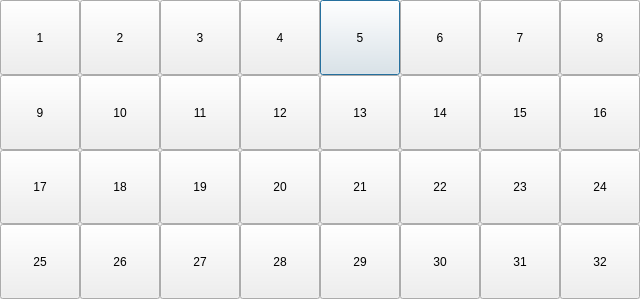
<?xml version="1.0" encoding="UTF-8"?>
<ui version="4.0">
    <class>ColorShapePicker</class>
    <widget class="QDialog" name="ColorShapePicker">
        <property name="geometry">
            <rect>
                <x>0</x>
                <y>0</y>
                <width>602</width>
                <height>299</height>
            </rect>
        </property>
        <property name="windowTitle">
            <string>Color shape picker</string>
        </property>
        <layout class="QVBoxLayout" name="verticalLayout">
            <property name="spacing">
                <number>6</number>
            </property>
            <property name="leftMargin">
                <number>0</number>
            </property>
            <property name="topMargin">
                <number>0</number>
            </property>
            <property name="rightMargin">
                <number>0</number>
            </property>
            <property name="bottomMargin">
                <number>0</number>
            </property>
            <item>
                <layout class="QGridLayout" name="colorPicker_gridLayout">
                    <property name="spacing">
                        <number>0</number>
                    </property>
                    <item row="0" column="13">
                        <widget class="QPushButton" name="pushButton_5">
                            <property name="sizePolicy">
                                <sizepolicy hsizetype="Expanding" vsizetype="MinimumExpanding">
                                    <horstretch>0</horstretch>
                                    <verstretch>0</verstretch>
                                </sizepolicy>
                            </property>
                            <property name="text">
                                <string>5</string>
                            </property>
                            <property name="flat">
                                <bool>false</bool>
                            </property>
                        </widget>
                    </item>
                    <item row="0" column="18">
                        <widget class="QPushButton" name="pushButton_8">
                            <property name="sizePolicy">
                                <sizepolicy hsizetype="Expanding" vsizetype="MinimumExpanding">
                                    <horstretch>0</horstretch>
                                    <verstretch>0</verstretch>
                                </sizepolicy>
                            </property>
                            <property name="text">
                                <string>8</string>
                            </property>
                            <property name="flat">
                                <bool>false</bool>
                            </property>
                        </widget>
                    </item>
                    <item row="1" column="5">
                        <widget class="QPushButton" name="pushButton_9">
                            <property name="sizePolicy">
                                <sizepolicy hsizetype="Expanding" vsizetype="MinimumExpanding">
                                    <horstretch>0</horstretch>
                                    <verstretch>0</verstretch>
                                </sizepolicy>
                            </property>
                            <property name="text">
                                <string>9</string>
                            </property>
                            <property name="flat">
                                <bool>false</bool>
                            </property>
                        </widget>
                    </item>
                    <item row="1" column="10">
                        <widget class="QPushButton" name="pushButton_12">
                            <property name="sizePolicy">
                                <sizepolicy hsizetype="Expanding" vsizetype="MinimumExpanding">
                                    <horstretch>0</horstretch>
                                    <verstretch>0</verstretch>
                                </sizepolicy>
                            </property>
                            <property name="text">
                                <string>12</string>
                            </property>
                            <property name="flat">
                                <bool>false</bool>
                            </property>
                        </widget>
                    </item>
                    <item row="1" column="18">
                        <widget class="QPushButton" name="pushButton_16">
                            <property name="sizePolicy">
                                <sizepolicy hsizetype="Expanding" vsizetype="MinimumExpanding">
                                    <horstretch>0</horstretch>
                                    <verstretch>0</verstretch>
                                </sizepolicy>
                            </property>
                            <property name="text">
                                <string>16</string>
                            </property>
                            <property name="flat">
                                <bool>false</bool>
                            </property>
                        </widget>
                    </item>
                    <item row="1" column="16">
                        <widget class="QPushButton" name="pushButton_15">
                            <property name="sizePolicy">
                                <sizepolicy hsizetype="Expanding" vsizetype="MinimumExpanding">
                                    <horstretch>0</horstretch>
                                    <verstretch>0</verstretch>
                                </sizepolicy>
                            </property>
                            <property name="text">
                                <string>15</string>
                            </property>
                            <property name="flat">
                                <bool>false</bool>
                            </property>
                        </widget>
                    </item>
                    <item row="1" column="13">
                        <widget class="QPushButton" name="pushButton_13">
                            <property name="sizePolicy">
                                <sizepolicy hsizetype="Expanding" vsizetype="MinimumExpanding">
                                    <horstretch>0</horstretch>
                                    <verstretch>0</verstretch>
                                </sizepolicy>
                            </property>
                            <property name="text">
                                <string>13</string>
                            </property>
                            <property name="flat">
                                <bool>false</bool>
                            </property>
                        </widget>
                    </item>
                    <item row="2" column="16">
                        <widget class="QPushButton" name="pushButton_23">
                            <property name="sizePolicy">
                                <sizepolicy hsizetype="Expanding" vsizetype="MinimumExpanding">
                                    <horstretch>0</horstretch>
                                    <verstretch>0</verstretch>
                                </sizepolicy>
                            </property>
                            <property name="text">
                                <string>23</string>
                            </property>
                            <property name="flat">
                                <bool>false</bool>
                            </property>
                        </widget>
                    </item>
                    <item row="2" column="18">
                        <widget class="QPushButton" name="pushButton_24">
                            <property name="sizePolicy">
                                <sizepolicy hsizetype="Expanding" vsizetype="MinimumExpanding">
                                    <horstretch>0</horstretch>
                                    <verstretch>0</verstretch>
                                </sizepolicy>
                            </property>
                            <property name="text">
                                <string>24</string>
                            </property>
                            <property name="flat">
                                <bool>false</bool>
                            </property>
                        </widget>
                    </item>
                    <item row="2" column="13">
                        <widget class="QPushButton" name="pushButton_21">
                            <property name="sizePolicy">
                                <sizepolicy hsizetype="Expanding" vsizetype="MinimumExpanding">
                                    <horstretch>0</horstretch>
                                    <verstretch>0</verstretch>
                                </sizepolicy>
                            </property>
                            <property name="text">
                                <string>21</string>
                            </property>
                            <property name="flat">
                                <bool>false</bool>
                            </property>
                        </widget>
                    </item>
                    <item row="2" column="10">
                        <widget class="QPushButton" name="pushButton_20">
                            <property name="sizePolicy">
                                <sizepolicy hsizetype="Expanding" vsizetype="MinimumExpanding">
                                    <horstretch>0</horstretch>
                                    <verstretch>0</verstretch>
                                </sizepolicy>
                            </property>
                            <property name="text">
                                <string>20</string>
                            </property>
                            <property name="flat">
                                <bool>false</bool>
                            </property>
                        </widget>
                    </item>
                    <item row="2" column="8">
                        <widget class="QPushButton" name="pushButton_19">
                            <property name="sizePolicy">
                                <sizepolicy hsizetype="Expanding" vsizetype="MinimumExpanding">
                                    <horstretch>0</horstretch>
                                    <verstretch>0</verstretch>
                                </sizepolicy>
                            </property>
                            <property name="text">
                                <string>19</string>
                            </property>
                            <property name="flat">
                                <bool>false</bool>
                            </property>
                        </widget>
                    </item>
                    <item row="2" column="7">
                        <widget class="QPushButton" name="pushButton_18">
                            <property name="sizePolicy">
                                <sizepolicy hsizetype="Expanding" vsizetype="MinimumExpanding">
                                    <horstretch>0</horstretch>
                                    <verstretch>0</verstretch>
                                </sizepolicy>
                            </property>
                            <property name="text">
                                <string>18</string>
                            </property>
                            <property name="flat">
                                <bool>false</bool>
                            </property>
                        </widget>
                    </item>
                    <item row="2" column="5">
                        <widget class="QPushButton" name="pushButton_17">
                            <property name="sizePolicy">
                                <sizepolicy hsizetype="Expanding" vsizetype="MinimumExpanding">
                                    <horstretch>0</horstretch>
                                    <verstretch>0</verstretch>
                                </sizepolicy>
                            </property>
                            <property name="text">
                                <string>17</string>
                            </property>
                            <property name="flat">
                                <bool>false</bool>
                            </property>
                        </widget>
                    </item>
                    <item row="3" column="7">
                        <widget class="QPushButton" name="pushButton_26">
                            <property name="sizePolicy">
                                <sizepolicy hsizetype="Expanding" vsizetype="MinimumExpanding">
                                    <horstretch>0</horstretch>
                                    <verstretch>0</verstretch>
                                </sizepolicy>
                            </property>
                            <property name="text">
                                <string>26</string>
                            </property>
                            <property name="flat">
                                <bool>false</bool>
                            </property>
                        </widget>
                    </item>
                    <item row="0" column="14">
                        <widget class="QPushButton" name="pushButton_6">
                            <property name="sizePolicy">
                                <sizepolicy hsizetype="Expanding" vsizetype="MinimumExpanding">
                                    <horstretch>0</horstretch>
                                    <verstretch>0</verstretch>
                                </sizepolicy>
                            </property>
                            <property name="text">
                                <string>6</string>
                            </property>
                            <property name="flat">
                                <bool>false</bool>
                            </property>
                        </widget>
                    </item>
                    <item row="1" column="7">
                        <widget class="QPushButton" name="pushButton_10">
                            <property name="sizePolicy">
                                <sizepolicy hsizetype="Expanding" vsizetype="MinimumExpanding">
                                    <horstretch>0</horstretch>
                                    <verstretch>0</verstretch>
                                </sizepolicy>
                            </property>
                            <property name="text">
                                <string>10</string>
                            </property>
                            <property name="flat">
                                <bool>false</bool>
                            </property>
                        </widget>
                    </item>
                    <item row="0" column="16">
                        <widget class="QPushButton" name="pushButton_7">
                            <property name="sizePolicy">
                                <sizepolicy hsizetype="Expanding" vsizetype="MinimumExpanding">
                                    <horstretch>0</horstretch>
                                    <verstretch>0</verstretch>
                                </sizepolicy>
                            </property>
                            <property name="text">
                                <string>7</string>
                            </property>
                            <property name="flat">
                                <bool>false</bool>
                            </property>
                        </widget>
                    </item>
                    <item row="1" column="14">
                        <widget class="QPushButton" name="pushButton_14">
                            <property name="sizePolicy">
                                <sizepolicy hsizetype="Expanding" vsizetype="MinimumExpanding">
                                    <horstretch>0</horstretch>
                                    <verstretch>0</verstretch>
                                </sizepolicy>
                            </property>
                            <property name="text">
                                <string>14</string>
                            </property>
                            <property name="flat">
                                <bool>false</bool>
                            </property>
                        </widget>
                    </item>
                    <item row="1" column="8">
                        <widget class="QPushButton" name="pushButton_11">
                            <property name="sizePolicy">
                                <sizepolicy hsizetype="Expanding" vsizetype="MinimumExpanding">
                                    <horstretch>0</horstretch>
                                    <verstretch>0</verstretch>
                                </sizepolicy>
                            </property>
                            <property name="text">
                                <string>11</string>
                            </property>
                            <property name="flat">
                                <bool>false</bool>
                            </property>
                        </widget>
                    </item>
                    <item row="0" column="5">
                        <widget class="QPushButton" name="pushButton_1">
                            <property name="sizePolicy">
                                <sizepolicy hsizetype="Expanding" vsizetype="MinimumExpanding">
                                    <horstretch>0</horstretch>
                                    <verstretch>0</verstretch>
                                </sizepolicy>
                            </property>
                            <property name="text">
                                <string>1</string>
                            </property>
                            <property name="flat">
                                <bool>false</bool>
                            </property>
                        </widget>
                    </item>
                    <item row="0" column="10">
                        <widget class="QPushButton" name="pushButton_4">
                            <property name="sizePolicy">
                                <sizepolicy hsizetype="Expanding" vsizetype="MinimumExpanding">
                                    <horstretch>0</horstretch>
                                    <verstretch>0</verstretch>
                                </sizepolicy>
                            </property>
                            <property name="text">
                                <string>4</string>
                            </property>
                            <property name="flat">
                                <bool>false</bool>
                            </property>
                        </widget>
                    </item>
                    <item row="0" column="7">
                        <widget class="QPushButton" name="pushButton_2">
                            <property name="sizePolicy">
                                <sizepolicy hsizetype="Expanding" vsizetype="MinimumExpanding">
                                    <horstretch>0</horstretch>
                                    <verstretch>0</verstretch>
                                </sizepolicy>
                            </property>
                            <property name="text">
                                <string>2</string>
                            </property>
                            <property name="flat">
                                <bool>false</bool>
                            </property>
                        </widget>
                    </item>
                    <item row="0" column="8">
                        <widget class="QPushButton" name="pushButton_3">
                            <property name="sizePolicy">
                                <sizepolicy hsizetype="Expanding" vsizetype="MinimumExpanding">
                                    <horstretch>0</horstretch>
                                    <verstretch>0</verstretch>
                                </sizepolicy>
                            </property>
                            <property name="text">
                                <string>3</string>
                            </property>
                            <property name="flat">
                                <bool>false</bool>
                            </property>
                        </widget>
                    </item>
                    <item row="3" column="14">
                        <widget class="QPushButton" name="pushButton_30">
                            <property name="sizePolicy">
                                <sizepolicy hsizetype="Expanding" vsizetype="MinimumExpanding">
                                    <horstretch>0</horstretch>
                                    <verstretch>0</verstretch>
                                </sizepolicy>
                            </property>
                            <property name="text">
                                <string>30</string>
                            </property>
                            <property name="flat">
                                <bool>false</bool>
                            </property>
                        </widget>
                    </item>
                    <item row="3" column="8">
                        <widget class="QPushButton" name="pushButton_27">
                            <property name="sizePolicy">
                                <sizepolicy hsizetype="Expanding" vsizetype="MinimumExpanding">
                                    <horstretch>0</horstretch>
                                    <verstretch>0</verstretch>
                                </sizepolicy>
                            </property>
                            <property name="text">
                                <string>27</string>
                            </property>
                            <property name="flat">
                                <bool>false</bool>
                            </property>
                        </widget>
                    </item>
                    <item row="2" column="14">
                        <widget class="QPushButton" name="pushButton_22">
                            <property name="sizePolicy">
                                <sizepolicy hsizetype="Expanding" vsizetype="MinimumExpanding">
                                    <horstretch>0</horstretch>
                                    <verstretch>0</verstretch>
                                </sizepolicy>
                            </property>
                            <property name="text">
                                <string>22</string>
                            </property>
                            <property name="flat">
                                <bool>false</bool>
                            </property>
                        </widget>
                    </item>
                    <item row="3" column="18">
                        <widget class="QPushButton" name="pushButton_32">
                            <property name="sizePolicy">
                                <sizepolicy hsizetype="Expanding" vsizetype="MinimumExpanding">
                                    <horstretch>0</horstretch>
                                    <verstretch>0</verstretch>
                                </sizepolicy>
                            </property>
                            <property name="text">
                                <string>32</string>
                            </property>
                            <property name="flat">
                                <bool>false</bool>
                            </property>
                        </widget>
                    </item>
                    <item row="3" column="16">
                        <widget class="QPushButton" name="pushButton_31">
                            <property name="sizePolicy">
                                <sizepolicy hsizetype="Expanding" vsizetype="MinimumExpanding">
                                    <horstretch>0</horstretch>
                                    <verstretch>0</verstretch>
                                </sizepolicy>
                            </property>
                            <property name="text">
                                <string>31</string>
                            </property>
                            <property name="flat">
                                <bool>false</bool>
                            </property>
                        </widget>
                    </item>
                    <item row="3" column="13">
                        <widget class="QPushButton" name="pushButton_29">
                            <property name="sizePolicy">
                                <sizepolicy hsizetype="Expanding" vsizetype="MinimumExpanding">
                                    <horstretch>0</horstretch>
                                    <verstretch>0</verstretch>
                                </sizepolicy>
                            </property>
                            <property name="text">
                                <string>29</string>
                            </property>
                            <property name="flat">
                                <bool>false</bool>
                            </property>
                        </widget>
                    </item>
                    <item row="3" column="10">
                        <widget class="QPushButton" name="pushButton_28">
                            <property name="sizePolicy">
                                <sizepolicy hsizetype="Expanding" vsizetype="MinimumExpanding">
                                    <horstretch>0</horstretch>
                                    <verstretch>0</verstretch>
                                </sizepolicy>
                            </property>
                            <property name="text">
                                <string>28</string>
                            </property>
                            <property name="flat">
                                <bool>false</bool>
                            </property>
                        </widget>
                    </item>
                    <item row="3" column="5">
                        <widget class="QPushButton" name="pushButton_25">
                            <property name="sizePolicy">
                                <sizepolicy hsizetype="Expanding" vsizetype="MinimumExpanding">
                                    <horstretch>0</horstretch>
                                    <verstretch>0</verstretch>
                                </sizepolicy>
                            </property>
                            <property name="text">
                                <string>25</string>
                            </property>
                            <property name="flat">
                                <bool>false</bool>
                            </property>
                        </widget>
                    </item>
                </layout>
            </item>
        </layout>
    </widget>
    <resources/>
    <connections/>
</ui>
